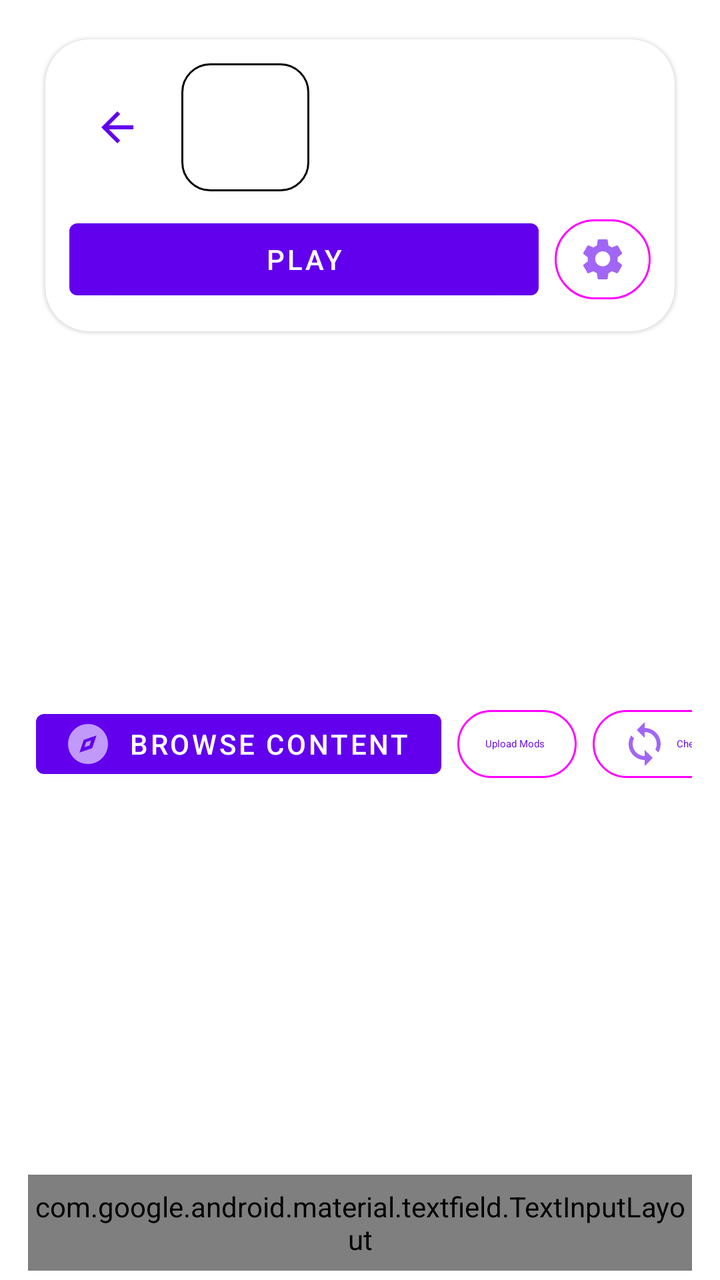
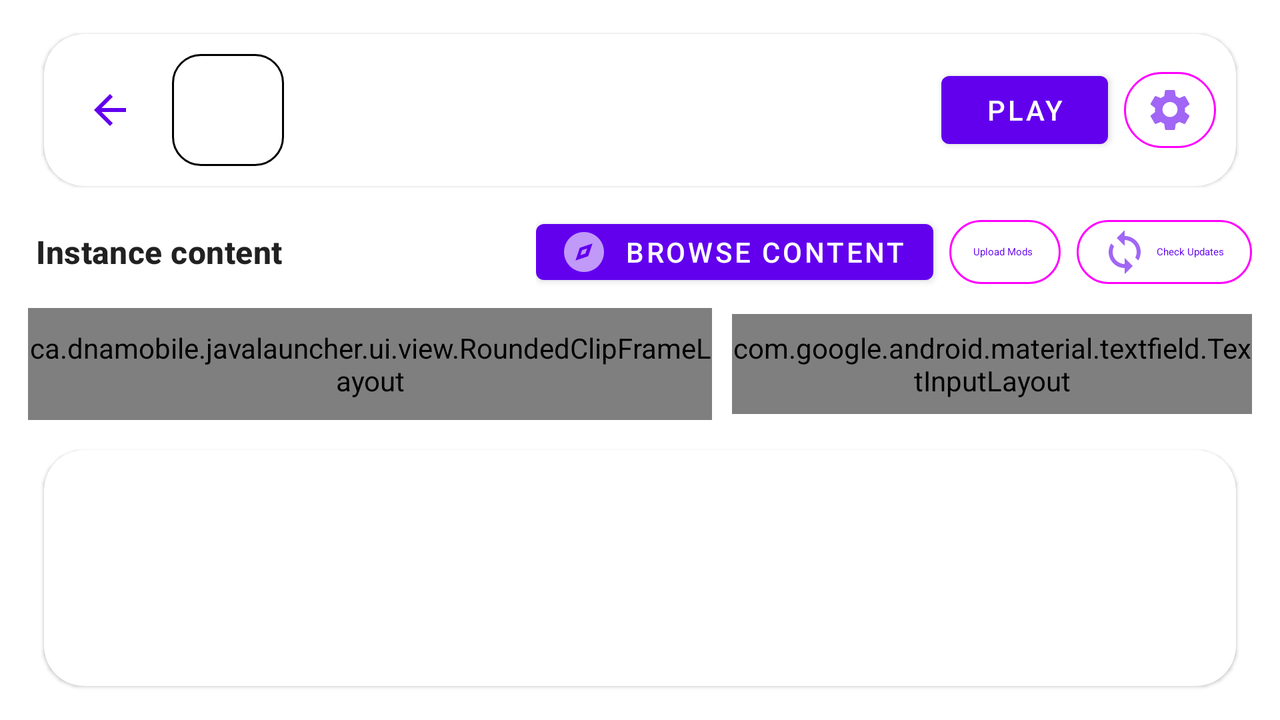

An Android layout and its configuration variant, each rendered on a device that would load it. The default file and the variant file are quoted in full after the pictures.
<!-- AndroidManifest.xml: application theme Theme.JavaLauncher -->
<!-- res/layout/activity_instance_details.xml -->
<?xml version="1.0" encoding="utf-8"?>
<LinearLayout
    android:orientation="vertical"
    android:background="?android:colorBackground"
    android:paddingTop="10.0dip"
    android:paddingBottom="10.0dip"
    android:clipToPadding="false"
    android:layout_width="fill_parent"
    android:layout_height="fill_parent"
    android:paddingStart="14.0dip"
    android:paddingEnd="14.0dip"
    xmlns:android="http://schemas.android.com/apk/res/android"
    xmlns:app="http://schemas.android.com/apk/res-auto">
    <com.google.android.material.card.MaterialCardView
        android:id="@id/cardInstanceHeader"
        android:layout_width="fill_parent"
        android:layout_height="wrap_content"
        app:cardCornerRadius="22.0dip"
        app:cardUseCompatPadding="true">
        <LinearLayout
            android:orientation="vertical"
            android:padding="12.0dip"
            android:layout_width="fill_parent"
            android:layout_height="wrap_content">
            <LinearLayout
                android:gravity="center_vertical"
                android:orientation="horizontal"
                android:layout_width="fill_parent"
                android:layout_height="wrap_content">
                <com.google.android.material.button.MaterialButton
                    android:id="@id/buttonBackFromInstanceDetails"
                    android:padding="0.0dip"
                    android:layout_width="48.0dip"
                    android:layout_height="48.0dip"
                    android:minWidth="48.0dip"
                    android:minHeight="48.0dip"
                    android:contentDescription="@android:string/cancel"
                    app:icon="@drawable/ic_arrow_back_24"
                    app:iconGravity="textStart"
                    app:iconPadding="0.0dip"
                    style="@style/Widget.Material3.Button.TextButton.Icon" />
                <ImageView
                    android:id="@id/imageInstanceIcon"
                    android:background="@drawable/bg_instance_icon"
                    android:padding="8.0dip"
                    android:layout_width="64.0dip"
                    android:layout_height="64.0dip"
                    android:src="@mipmap/ic_launcher"
                    android:scaleType="centerInside"
                    android:contentDescription="@string/create_instance_select_icon"
                    android:layout_marginStart="8.0dip" />
                <LinearLayout
                    android:orientation="vertical"
                    android:layout_width="0.0dip"
                    android:layout_height="wrap_content"
                    android:layout_weight="1.0"
                    android:layout_marginStart="14.0dip">
                    <TextView
                        android:textAppearance="@style/TextAppearance.Material3.HeadlineSmall"
                        android:textStyle="bold"
                        android:ellipsize="end"
                        android:id="@id/textInstanceName"
                        android:layout_width="fill_parent"
                        android:layout_height="wrap_content"
                        android:maxLines="2" />
                    <TextView
                        android:textAppearance="@style/TextAppearance.Material3.BodyMedium"
                        android:ellipsize="end"
                        android:id="@id/textInstanceMeta"
                        android:layout_width="fill_parent"
                        android:layout_height="wrap_content"
                        android:layout_marginTop="3.0dip"
                        android:maxLines="1" />
                </LinearLayout>
            </LinearLayout>
            <LinearLayout
                android:gravity="end|center"
                android:orientation="horizontal"
                android:layout_width="fill_parent"
                android:layout_height="wrap_content"
                android:layout_marginTop="10.0dip">
                <com.google.android.material.button.MaterialButton
                    android:id="@id/buttonPlay"
                    android:layout_width="0.0dip"
                    android:layout_height="48.0dip"
                    android:minWidth="0.0dip"
                    android:minHeight="48.0dip"
                    android:text="@string/button_play_instance"
                    android:layout_weight="1.0"
                    android:paddingStart="18.0dip"
                    android:paddingEnd="18.0dip" />
                <com.google.android.material.button.MaterialButton
                    android:id="@id/buttonInstanceSettings"
                    android:padding="0.0dip"
                    android:layout_width="48.0dip"
                    android:layout_height="48.0dip"
                    android:minWidth="48.0dip"
                    android:minHeight="48.0dip"
                    android:contentDescription="@string/instance_settings_content_description"
                    android:layout_marginStart="8.0dip"
                    app:icon="@drawable/ic_settings_24"
                    app:iconGravity="textStart"
                    app:iconPadding="0.0dip"
                    style="@style/Widget.Material3.Button.OutlinedButton" />
            </LinearLayout>
        </LinearLayout>
    </com.google.android.material.card.MaterialCardView>
    <LinearLayout
        android:gravity="center_vertical"
        android:orientation="horizontal"
        android:layout_width="fill_parent"
        android:layout_height="wrap_content"
        android:layout_marginTop="6.0dip">
        <TextView
            android:textAppearance="@style/TextAppearance.Material3.TitleMedium"
            android:textStyle="bold"
            android:layout_width="0.0dip"
            android:layout_height="wrap_content"
            android:text="@string/instance_details_content_title"
            android:layout_weight="1.0"
            android:layout_marginStart="4.0dip" />
        <HorizontalScrollView
            android:scrollbars="none"
            android:layout_width="wrap_content"
            android:layout_height="wrap_content">
            <LinearLayout
                android:gravity="center_vertical"
                android:orientation="horizontal"
                android:layout_width="wrap_content"
                android:layout_height="wrap_content">
                <com.google.android.material.button.MaterialButton
                    android:id="@id/buttonBrowseContent"
                    android:layout_width="wrap_content"
                    android:layout_height="42.0dip"
                    android:minWidth="0.0dip"
                    android:minHeight="42.0dip"
                    android:text="@string/button_browse_content"
                    android:paddingStart="14.0dip"
                    android:paddingEnd="16.0dip"
                    app:icon="@drawable/ic_browse_content_24" />
                <com.google.android.material.button.MaterialButton
                    android:id="@id/buttonAddMods"
                    android:layout_width="wrap_content"
                    android:layout_height="42.0dip"
                    android:minWidth="0.0dip"
                    android:minHeight="42.0dip"
                    android:text="@string/button_upload_mods"
                    android:paddingStart="14.0dip"
                    android:paddingEnd="16.0dip"
                    android:layout_marginStart="8.0dip"
                    style="@style/Widget.Material3.Button.OutlinedButton" />
                <com.google.android.material.button.MaterialButton
                    android:id="@id/buttonCheckContentUpdates"
                    android:layout_width="wrap_content"
                    android:layout_height="42.0dip"
                    android:minWidth="0.0dip"
                    android:minHeight="42.0dip"
                    android:text="@string/instance_content_check_updates"
                    android:paddingStart="14.0dip"
                    android:paddingEnd="16.0dip"
                    android:layout_marginStart="8.0dip"
                    app:icon="@drawable/ic_sync_24"
                    style="@style/Widget.Material3.Button.OutlinedButton" />
                <com.google.android.material.button.MaterialButton
                    android:id="@id/buttonUpdateAllContent"
                    android:visibility="gone"
                    android:layout_width="wrap_content"
                    android:layout_height="42.0dip"
                    android:minWidth="0.0dip"
                    android:minHeight="42.0dip"
                    android:text="@string/instance_content_update_all"
                    android:paddingStart="14.0dip"
                    android:paddingEnd="16.0dip"
                    android:layout_marginStart="8.0dip"
                    app:icon="@drawable/ic_update_24" />
            </LinearLayout>
        </HorizontalScrollView>
    </LinearLayout>
    <TextView
        android:textAppearance="@style/TextAppearance.Material3.BodySmall"
        android:id="@id/textModsHint"
        android:layout_width="fill_parent"
        android:layout_height="wrap_content"
        android:layout_marginTop="2.0dip"
        android:layout_marginStart="4.0dip" />
    <com.google.android.material.textfield.TextInputLayout
        android:id="@id/layoutContentSearch"
        android:layout_width="fill_parent"
        android:layout_height="48.0dip"
        android:layout_marginTop="6.0dip"
        app:boxCornerRadiusBottomEnd="18.0dip"
        app:boxCornerRadiusBottomStart="18.0dip"
        app:boxCornerRadiusTopEnd="18.0dip"
        app:boxCornerRadiusTopStart="18.0dip"
        app:boxStrokeWidth="1.0dip"
        app:boxStrokeWidthFocused="2.0dip"
        app:endIconMode="clear_text"
        app:hintEnabled="false"
        app:startIconDrawable="@drawable/ic_search_24"
        style="@style/Widget.Material3.TextInputLayout.OutlinedBox">
        <com.google.android.material.textfield.TextInputEditText
            android:id="@id/editTextContentSearch"
            android:background="@android:color/transparent"
            android:paddingTop="0.0dip"
            android:paddingBottom="0.0dip"
            android:layout_width="fill_parent"
            android:layout_height="fill_parent"
            android:hint="Search content"
            android:maxLines="1"
            android:singleLine="true"
            android:inputType="text"
            android:imeOptions="actionDone|flagNoExtractUi" />
    </com.google.android.material.textfield.TextInputLayout>
    <HorizontalScrollView
        android:scrollbars="none"
        android:clipToPadding="false"
        android:layout_width="fill_parent"
        android:layout_height="wrap_content"
        android:layout_marginTop="8.0dip"
        android:fillViewport="false"
        android:overScrollMode="never">
        <ca.dnamobile.javalauncher.ui.view.RoundedClipFrameLayout
            android:id="@id/layoutResourceCategoryTabs"
            android:background="@drawable/bg_content_tab_container"
            android:clipChildren="true"
            android:clipToPadding="true"
            android:layout_width="wrap_content"
            android:layout_height="52.0dip"
            android:minHeight="52.0dip">
            <com.google.android.material.tabs.TabLayout
                android:id="@id/tabResourceCategories"
                android:background="@android:color/transparent"
                android:padding="4.0dip"
                android:layout_width="wrap_content"
                android:layout_height="52.0dip"
                app:tabGravity="start"
                app:tabIndicator="@drawable/bg_content_tab_indicator"
                app:tabIndicatorFullWidth="true"
                app:tabIndicatorHeight="44.0dip"
                app:tabMinWidth="0.0dip"
                app:tabMode="scrollable"
                app:tabPaddingEnd="18.0dip"
                app:tabPaddingStart="18.0dip"
                app:tabRippleColor="@android:color/transparent"
                app:tabSelectedTextColor="?colorOnPrimaryContainer"
                app:tabTextAppearance="@style/TextAppearance.Material3.TitleSmall"
                app:tabTextColor="?colorOnSurfaceVariant" />
        </ca.dnamobile.javalauncher.ui.view.RoundedClipFrameLayout>
    </HorizontalScrollView>
    <com.google.android.material.card.MaterialCardView
        android:id="@id/cardResourceItems"
        android:layout_width="fill_parent"
        android:layout_height="0.0dip"
        android:layout_marginTop="8.0dip"
        android:layout_weight="1.0"
        app:cardCornerRadius="20.0dip"
        app:cardUseCompatPadding="true">
        <androidx.recyclerview.widget.RecyclerView
            android:id="@id/recyclerResourceItems"
            android:padding="8.0dip"
            android:clipToPadding="false"
            android:layout_width="fill_parent"
            android:layout_height="fill_parent"
            android:overScrollMode="ifContentScrolls"
            android:nestedScrollingEnabled="true" />
    </com.google.android.material.card.MaterialCardView>
</LinearLayout>
<!-- resources referenced by this layout -->
<resources>
  <!-- drawable bg_content_tab_container (drawable) -->
  <?xml version="1.0" encoding="utf-8"?>
  <shape
      android:shape="rectangle"
      xmlns:android="http://schemas.android.com/apk/res/android">
      <solid
          android:color="?colorSurface" />
      <corners
          android:radius="28.0dip" />
  </shape>
  <!-- drawable bg_content_tab_indicator (drawable) -->
  <?xml version="1.0" encoding="utf-8"?>
  <shape
      android:shape="rectangle"
      xmlns:android="http://schemas.android.com/apk/res/android">
      <solid
          android:color="?colorPrimaryContainer" />
      <corners
          android:radius="24.0dip" />
  </shape>
  <!-- drawable bg_instance_icon (drawable) -->
  <?xml version="1.0" encoding="utf-8"?>
  <shape
      xmlns:android="http://schemas.android.com/apk/res/android">
      <solid
          android:color="?colorSurfaceVariant" />
      <corners
          android:radius="14.0dip" />
      <stroke
          android:width="1.0dip"
          android:color="?colorOutline" />
  </shape>
  <!-- drawable ic_arrow_back_24 (drawable) -->
  <?xml version="1.0" encoding="utf-8"?>
  <vector
      android:height="24.0dip"
      android:width="24.0dip"
      android:viewportWidth="24.0"
      android:viewportHeight="24.0"
      xmlns:android="http://schemas.android.com/apk/res/android">
      <path
          android:fillColor="?colorOnSurface"
          android:pathData="M20,11H7.8l5.6,-5.6L12,4L4,12l8,8l1.4,-1.4L7.8,13H20z" />
  </vector>
  <!-- drawable ic_browse_content_24 (drawable) -->
  <?xml version="1.0" encoding="utf-8"?>
  <vector
      android:height="24.0dip"
      android:width="24.0dip"
      android:viewportWidth="24.0"
      android:viewportHeight="24.0"
      xmlns:android="http://schemas.android.com/apk/res/android">
      <path
          android:fillColor="?colorControlNormal"
          android:pathData="M12,2a10,10 0,1 0,0.01 0zM16.24,7.76l-2.12,6.36 -6.36,2.12 2.12,-6.36 6.36,-2.12zM11.05,11.05l-0.84,2.52 2.52,-0.84 0.84,-2.52 -2.52,0.84z" />
  </vector>
  <!-- drawable ic_search_24 (drawable) -->
  <?xml version="1.0" encoding="utf-8"?>
  <vector
      android:height="24.0dip"
      android:width="24.0dip"
      android:viewportWidth="24.0"
      android:viewportHeight="24.0"
      xmlns:android="http://schemas.android.com/apk/res/android">
      <path
          android:fillColor="?colorOnSurfaceVariant"
          android:pathData="M9.5,3C5.91,3 3,5.91 3,9.5S5.91,16 9.5,16c1.61,0 3.09,-0.59 4.23,-1.57L19.29,20 20.7,18.59 15.27,13.16C16.05,12.1 16.5,10.83 16.5,9.5C16.5,5.91 13.59,3 9.5,3zM9.5,5C12.49,5 14.5,7.01 14.5,9.5S12.49,14 9.5,14 5,11.99 5,9.5 7.01,5 9.5,5z" />
  </vector>
  <string name="button_browse_content">Browse Content</string>
  <string name="button_play_instance">Play</string>
  <string name="button_upload_mods">Upload Mods</string>
  <string name="create_instance_select_icon">Select icon</string>
  <string name="instance_content_check_updates">Check Updates</string>
  <string name="instance_content_update_all">Update All</string>
  <string name="instance_details_content_title">Instance content</string>
  <string name="instance_settings_content_description">Instance settings</string>
  <color name="purple_500">#FF6200EE</color>
  <color name="purple_700">#FF3700B3</color>
  <color name="white">#ffffffff</color>
  <color name="teal_200">#FF03DAC5</color>
  <color name="teal_700">#FF018786</color>
  <color name="black">#ff000000</color>
  <color name="launcher_on_surface">#ff241914</color>
  <!-- some entries are left out for length -->
</resources>
<!-- res/layout-land/activity_instance_details.xml (the repository's variant of the layout above) -->
<!-- drawn on the phone turned sideways -->
<?xml version="1.0" encoding="utf-8"?>
<LinearLayout
    android:orientation="vertical"
    android:background="?android:colorBackground"
    android:paddingTop="8.0dip"
    android:paddingBottom="8.0dip"
    android:clipToPadding="false"
    android:layout_width="fill_parent"
    android:layout_height="fill_parent"
    android:paddingStart="14.0dip"
    android:paddingEnd="14.0dip"
    xmlns:android="http://schemas.android.com/apk/res/android"
    xmlns:app="http://schemas.android.com/apk/res-auto">
    <com.google.android.material.card.MaterialCardView
        android:id="@id/cardInstanceHeader"
        android:layout_width="fill_parent"
        android:layout_height="wrap_content"
        app:cardCornerRadius="20.0dip"
        app:cardUseCompatPadding="true">
        <LinearLayout
            android:gravity="center_vertical"
            android:orientation="horizontal"
            android:padding="10.0dip"
            android:layout_width="fill_parent"
            android:layout_height="wrap_content">
            <com.google.android.material.button.MaterialButton
                android:id="@id/buttonBackFromInstanceDetails"
                android:padding="0.0dip"
                android:layout_width="46.0dip"
                android:layout_height="46.0dip"
                android:minWidth="46.0dip"
                android:minHeight="46.0dip"
                android:contentDescription="@android:string/cancel"
                app:icon="@drawable/ic_arrow_back_24"
                app:iconGravity="textStart"
                app:iconPadding="0.0dip"
                style="@style/Widget.Material3.Button.TextButton.Icon" />
            <ImageView
                android:id="@id/imageInstanceIcon"
                android:background="@drawable/bg_instance_icon"
                android:padding="7.0dip"
                android:layout_width="56.0dip"
                android:layout_height="56.0dip"
                android:src="@mipmap/ic_launcher"
                android:scaleType="centerInside"
                android:contentDescription="@string/create_instance_select_icon"
                android:layout_marginStart="8.0dip" />
            <LinearLayout
                android:orientation="vertical"
                android:layout_width="0.0dip"
                android:layout_height="wrap_content"
                android:layout_weight="1.0"
                android:layout_marginStart="14.0dip">
                <TextView
                    android:textAppearance="@style/TextAppearance.Material3.HeadlineSmall"
                    android:textStyle="bold"
                    android:ellipsize="end"
                    android:id="@id/textInstanceName"
                    android:layout_width="fill_parent"
                    android:layout_height="wrap_content"
                    android:maxLines="1" />
                <TextView
                    android:textAppearance="@style/TextAppearance.Material3.BodyMedium"
                    android:ellipsize="end"
                    android:id="@id/textInstanceMeta"
                    android:layout_width="fill_parent"
                    android:layout_height="wrap_content"
                    android:layout_marginTop="2.0dip"
                    android:maxLines="1" />
            </LinearLayout>
            <com.google.android.material.button.MaterialButton
                android:id="@id/buttonPlay"
                android:layout_width="wrap_content"
                android:layout_height="46.0dip"
                android:minWidth="0.0dip"
                android:minHeight="46.0dip"
                android:text="@string/button_play_instance"
                android:paddingStart="22.0dip"
                android:paddingEnd="22.0dip"
                android:layout_marginStart="12.0dip" />
            <com.google.android.material.button.MaterialButton
                android:id="@id/buttonInstanceSettings"
                android:padding="0.0dip"
                android:layout_width="46.0dip"
                android:layout_height="46.0dip"
                android:minWidth="46.0dip"
                android:minHeight="46.0dip"
                android:contentDescription="@string/instance_settings_content_description"
                android:layout_marginStart="8.0dip"
                app:icon="@drawable/ic_settings_24"
                app:iconGravity="textStart"
                app:iconPadding="0.0dip"
                style="@style/Widget.Material3.Button.OutlinedButton" />
        </LinearLayout>
    </com.google.android.material.card.MaterialCardView>
    <LinearLayout
        android:gravity="center_vertical"
        android:orientation="horizontal"
        android:layout_width="fill_parent"
        android:layout_height="wrap_content"
        android:layout_marginTop="4.0dip">
        <TextView
            android:textAppearance="@style/TextAppearance.Material3.TitleMedium"
            android:textStyle="bold"
            android:layout_width="wrap_content"
            android:layout_height="wrap_content"
            android:text="@string/instance_details_content_title"
            android:layout_marginStart="4.0dip"
            android:layout_marginEnd="12.0dip" />
        <TextView
            android:textAppearance="@style/TextAppearance.Material3.BodySmall"
            android:ellipsize="end"
            android:id="@id/textModsHint"
            android:layout_width="0.0dip"
            android:layout_height="wrap_content"
            android:maxLines="1"
            android:layout_weight="1.0" />
        <HorizontalScrollView
            android:scrollbars="none"
            android:layout_width="wrap_content"
            android:layout_height="wrap_content">
            <LinearLayout
                android:gravity="center_vertical"
                android:orientation="horizontal"
                android:layout_width="wrap_content"
                android:layout_height="wrap_content">
                <com.google.android.material.button.MaterialButton
                    android:id="@id/buttonBrowseContent"
                    android:layout_width="wrap_content"
                    android:layout_height="40.0dip"
                    android:minWidth="0.0dip"
                    android:minHeight="40.0dip"
                    android:text="@string/button_browse_content"
                    android:paddingStart="12.0dip"
                    android:paddingEnd="14.0dip"
                    app:icon="@drawable/ic_browse_content_24" />
                <com.google.android.material.button.MaterialButton
                    android:id="@id/buttonAddMods"
                    android:layout_width="wrap_content"
                    android:layout_height="40.0dip"
                    android:minWidth="0.0dip"
                    android:minHeight="40.0dip"
                    android:text="@string/button_upload_mods"
                    android:paddingStart="12.0dip"
                    android:paddingEnd="14.0dip"
                    android:layout_marginStart="8.0dip"
                    style="@style/Widget.Material3.Button.OutlinedButton" />
                <com.google.android.material.button.MaterialButton
                    android:id="@id/buttonCheckContentUpdates"
                    android:layout_width="wrap_content"
                    android:layout_height="40.0dip"
                    android:minWidth="0.0dip"
                    android:minHeight="40.0dip"
                    android:text="@string/instance_content_check_updates"
                    android:paddingStart="12.0dip"
                    android:paddingEnd="14.0dip"
                    android:layout_marginStart="8.0dip"
                    app:icon="@drawable/ic_sync_24"
                    style="@style/Widget.Material3.Button.OutlinedButton" />
                <com.google.android.material.button.MaterialButton
                    android:id="@id/buttonUpdateAllContent"
                    android:visibility="gone"
                    android:layout_width="wrap_content"
                    android:layout_height="40.0dip"
                    android:minWidth="0.0dip"
                    android:minHeight="40.0dip"
                    android:text="@string/instance_content_update_all"
                    android:paddingStart="12.0dip"
                    android:paddingEnd="14.0dip"
                    android:layout_marginStart="8.0dip"
                    app:icon="@drawable/ic_update_24" />
            </LinearLayout>
        </HorizontalScrollView>
    </LinearLayout>
    <LinearLayout
        android:gravity="center_vertical"
        android:orientation="horizontal"
        android:id="@id/layoutContentControls"
        android:layout_width="fill_parent"
        android:layout_height="wrap_content"
        android:layout_marginTop="8.0dip">
        <ca.dnamobile.javalauncher.ui.view.RoundedClipFrameLayout
            android:id="@id/layoutResourceCategoryTabs"
            android:background="@drawable/bg_content_tab_container"
            android:clipChildren="true"
            android:clipToPadding="true"
            android:layout_width="0.0dip"
            android:layout_height="56.0dip"
            android:minHeight="56.0dip"
            android:layout_weight="1.0"
            android:layout_marginEnd="10.0dip">
            <com.google.android.material.tabs.TabLayout
                android:id="@id/tabResourceCategories"
                android:background="@android:color/transparent"
                android:padding="4.0dip"
                android:clipToPadding="false"
                android:layout_width="fill_parent"
                android:layout_height="fill_parent"
                app:tabGravity="start"
                app:tabIndicator="@drawable/bg_content_tab_indicator"
                app:tabIndicatorFullWidth="true"
                app:tabIndicatorHeight="48.0dip"
                app:tabMinWidth="96.0dip"
                app:tabMode="scrollable"
                app:tabPaddingEnd="22.0dip"
                app:tabPaddingStart="22.0dip"
                app:tabRippleColor="@android:color/transparent"
                app:tabSelectedTextColor="?colorOnPrimaryContainer"
                app:tabTextAppearance="@style/TextAppearance.Material3.TitleSmall"
                app:tabTextColor="?colorOnSurfaceVariant" />
        </ca.dnamobile.javalauncher.ui.view.RoundedClipFrameLayout>
        <com.google.android.material.textfield.TextInputLayout
            android:id="@id/layoutContentSearch"
            android:layout_width="260.0dip"
            android:layout_height="50.0dip"
            app:boxCornerRadiusBottomEnd="18.0dip"
            app:boxCornerRadiusBottomStart="18.0dip"
            app:boxCornerRadiusTopEnd="18.0dip"
            app:boxCornerRadiusTopStart="18.0dip"
            app:boxStrokeWidth="1.0dip"
            app:boxStrokeWidthFocused="2.0dip"
            app:endIconMode="clear_text"
            app:hintEnabled="false"
            app:startIconDrawable="@drawable/ic_search_24"
            style="@style/Widget.Material3.TextInputLayout.OutlinedBox">
            <com.google.android.material.textfield.TextInputEditText
                android:id="@id/editTextContentSearch"
                android:background="@android:color/transparent"
                android:paddingTop="0.0dip"
                android:paddingBottom="0.0dip"
                android:layout_width="fill_parent"
                android:layout_height="fill_parent"
                android:hint="Search content"
                android:maxLines="1"
                android:singleLine="true"
                android:inputType="text"
                android:imeOptions="actionDone|flagNoExtractUi" />
        </com.google.android.material.textfield.TextInputLayout>
    </LinearLayout>
    <com.google.android.material.card.MaterialCardView
        android:id="@id/cardResourceItems"
        android:layout_width="fill_parent"
        android:layout_height="0.0dip"
        android:layout_marginTop="6.0dip"
        android:layout_weight="1.0"
        app:cardCornerRadius="20.0dip"
        app:cardUseCompatPadding="true">
        <androidx.recyclerview.widget.RecyclerView
            android:id="@id/recyclerResourceItems"
            android:padding="8.0dip"
            android:clipToPadding="false"
            android:layout_width="fill_parent"
            android:layout_height="fill_parent"
            android:overScrollMode="ifContentScrolls"
            android:nestedScrollingEnabled="true" />
    </com.google.android.material.card.MaterialCardView>
</LinearLayout>
